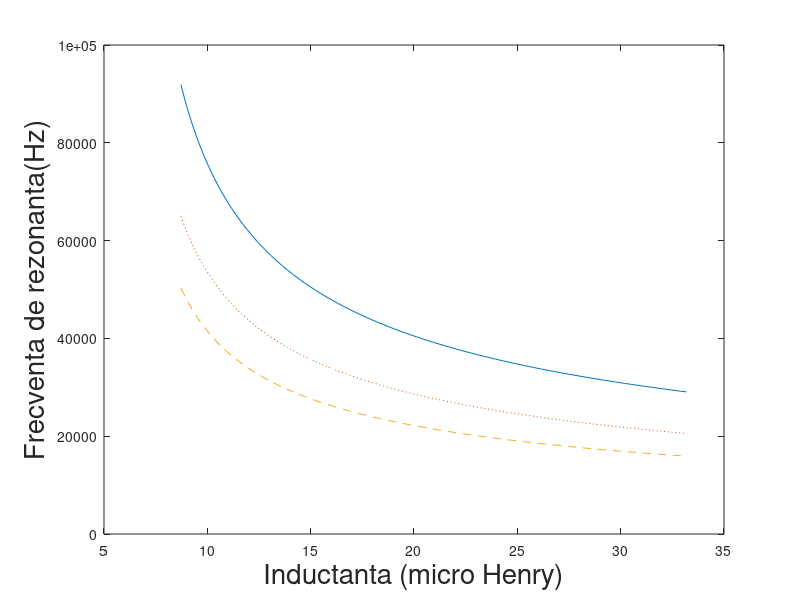

MATLAB code to generate this figure:
clear
clc

L=(1:0.1:10)*1e-0
l1=L*1*e+06

C1=3*1e-012
C2=6*1e-012
C3=10*1e-012

F1=1./(2*pi*sqrt(L*C1))
F2=1./(2*pi*sqrt(L*C2))
F3=1./(2*pi*sqrt(L*C3))

plot(l1,F1)
hold on
plot(l1,F2,":")
hold on
plot(l1,F3,"--")
hold on
xlabel('Inductanta (micro Henry)','Fontsize',20)
ylabel('Frecventa de rezonanta(Hz)','Fontsize',20)